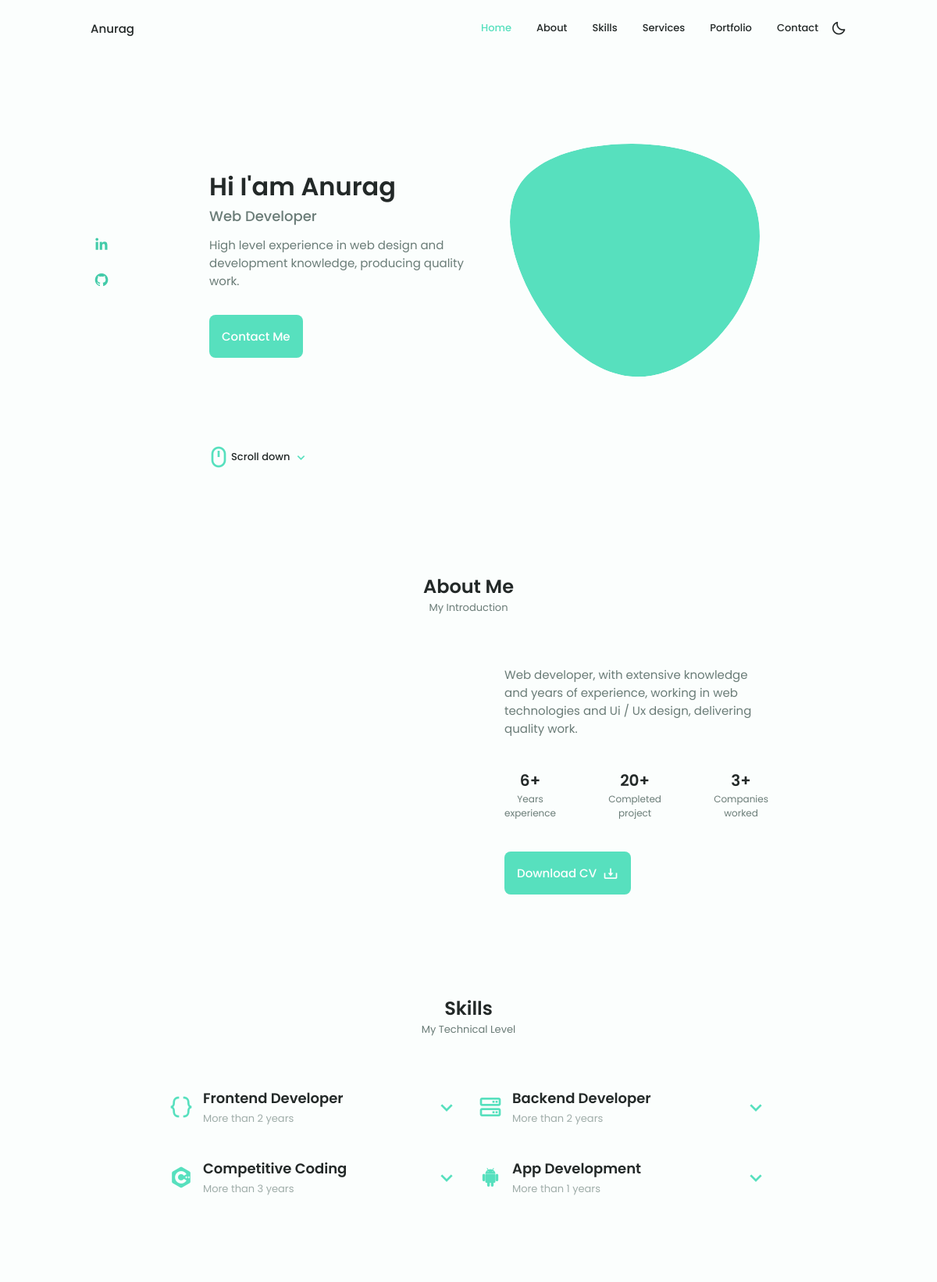
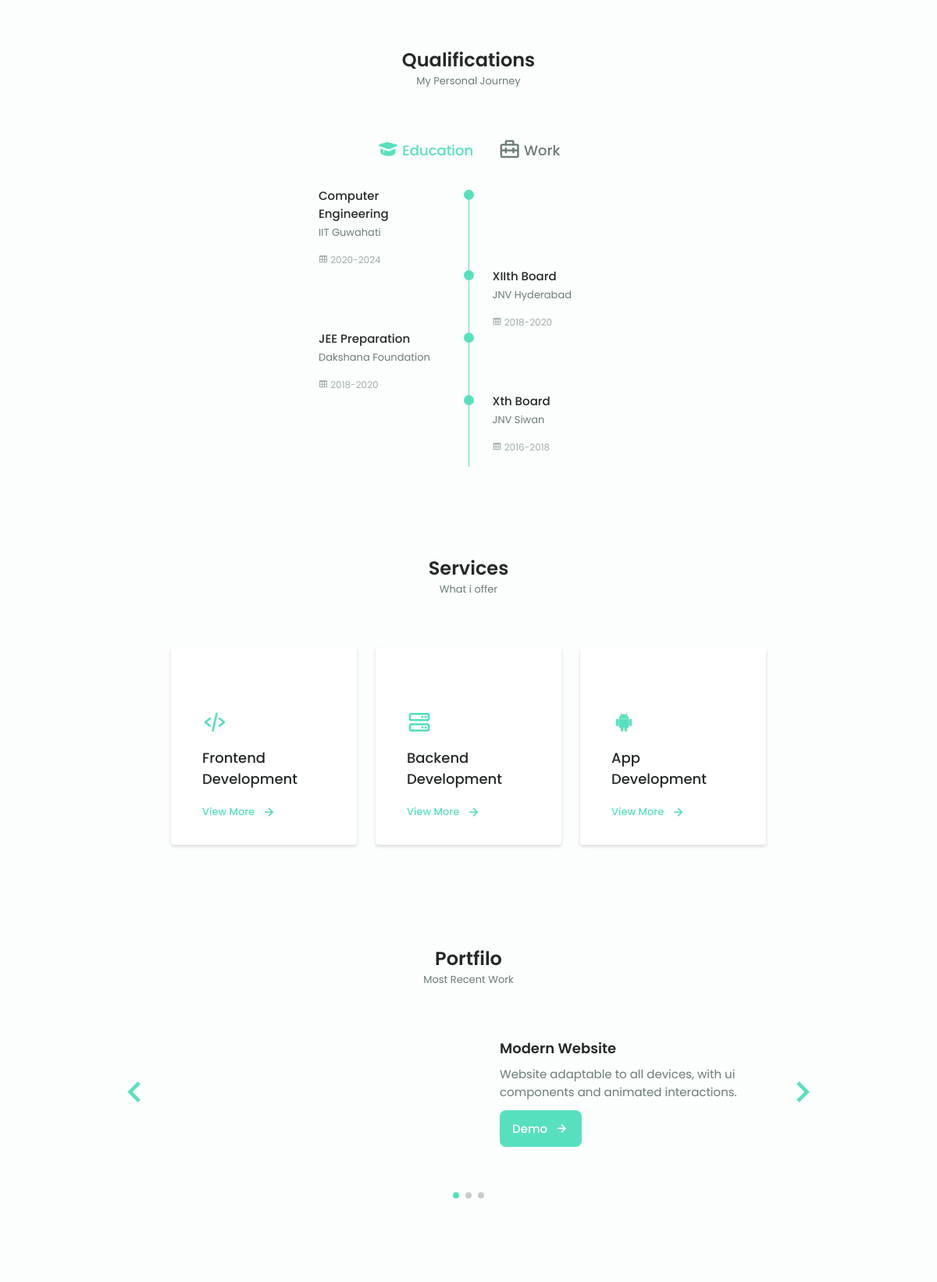
The page / (upper part) on the database its author committed (2 pictures, top to bottom).
### main/models.py (models this page shows, shortened)
class Profile(models.Model):
    name = models.CharField(max_length=300)
    job = models.CharField(max_length=300)
    home_desc = models.CharField(max_length=300)
    mobile = models.IntegerField()
    email = models.EmailField()
    location = models.CharField(max_length=300)
    aboutme = models.CharField(max_length=300)
    experience = models.IntegerField()
    projects = models.IntegerField()
    companies = models.IntegerField()
    cv = models.FileField(upload_to='files')
    blobimg = models.ImageField(upload_to='self')
    aboutimg = models.ImageField(upload_to='self')
    projectimg = models.ImageField(upload_to='self')
    discount = models.IntegerField()
    colortheme = models.IntegerField()

class SocialLink(models.Model):
    name = models.CharField(max_length=300)
    link = models.URLField(default="#")
    icon = models.CharField(max_length=300, default='')
    label = models.CharField(max_length=1,default='t')

class Skill(models.Model):
    name = models.CharField(max_length=300)
    time = models.IntegerField()
    icon = models.CharField(max_length=300)

class Education(models.Model):
    stage = models.CharField(max_length=300)
    institution = models.CharField(max_length=300)
    time_from = models.IntegerField()
    time_to = models.IntegerField()
    class Meta:
        ordering = ('-time_from',)

class Service(models.Model):
    name = models.CharField(max_length=300)
    lastname = models.CharField(max_length=300,default='')
    icon = models.CharField(max_length=300)

class Portfolio(models.Model):
    name = models.CharField(max_length=300)
    desc = models.CharField(max_length=300)
    img = models.ImageField(upload_to='portfolio')
    demo = models.URLField()

### main/views.py (the view)
# urls.py: path('',index, name='home'),
def index(request):
    topsocials = SocialLink.objects.filter(label='t')
    bottomsocials = SocialLink.objects.filter(label='b')
    profile = Profile.objects.all().first()
    profile.colortheme = random.randint(0,360)
    profile.save()
    educations = Education.objects.all()
    works = Work.objects.all()
    skills = Skill.objects.all()
    subskills = Subskill.objects.all()
    services = Service.objects.all()
    servicedetails = ServiceDetail.objects.all()
    portfolios = Portfolio.objects.all()
    testimonials = Testimonial.objects.all()
    length = Skill.objects.all().count()
    param = {
        'topsocials':topsocials,
        'bottomsocials':bottomsocials,
        'profile':profile,
        'educations':educations,
        'works':works,
        'skills':skills,
        'subskills':subskills,
        'services':services,
        'servicedetails':servicedetails,
        'portfolios':portfolios,
        'testimonials':testimonials,
    }
    return render(request, 'main/index.html', param)

### main/templates/main/index.html (shortened to what this page needs)
{% load static %}
<!DOCTYPE html>
    <html lang="en">
    <head>
        <link href='https://unpkg.com/boxicons@2.0.9/css/boxicons.min.css' rel='stylesheet'>
        <link rel="stylesheet" href="{% static 'assets/css/swiper-bundle.min.css' %}">
        <link rel="stylesheet" href="{% static 'assets/css/styles.css' %}">
    </head>
    <body>
        <header class="header" id="header">
            <nav class="nav container">
                <a href="#home" class="nav__logo">{{profile.name}}</a>
                <div class="nav__menu" id="nav-menu">
                    <ul class="nav__list grid">
                        <li class="nav__item">
                            <a href="#home" class="nav__link active-link">
                                 Home
                            </a>
                        </li>
                        <li class="nav__item">
                            <a href="#about" class="nav__link">
                                 About
                            </a>
                        </li>
                        <li class="nav__item">
                            <a href="#skills" class="nav__link">
                                 Skills
                            </a>
                        </li>
                        <li class="nav__item">
                            <a href="#services" class="nav__link">
                                 Services
                            </a>
                        </li>
                        <li class="nav__item">
                            <a href="#portfolio" class="nav__link">
                                 Portfolio
                            </a>
                        </li>
                        <li class="nav__item">
                            <a href="#contact" class="nav__link">
                                 Contact
                            </a>
                        </li>
                    </ul>
                </div>
                <div class="nav__btns">
                    <i class='bx bx-moon change-theme' id="theme-button"></i>
                </div>
            </nav>
        </header>
        <main class="main">
            <section class="home section" id="home">
                <div class="home__container container grid">
                    <div class="home__content grid">
                        <div class="home__social">
                            {% for topsocial in topsocials %}
                                <a href="{{topsocial.link}}" target="_blank" class="home__social-icon">
                                    <i class='bx {{topsocial.icon}}'></i>
                                </a>
                            {% endfor %}
                        </div>
                        <div class="home__img">
                            <svg class="home__blob" viewBox="0 0 200 187" xmlns="http://www.w3.org/2000/svg" xmlns:xlink="http://www.w3.org/1999/xlink">
                                <mask id="mask0" mask-type="alpha">
                                    <path d="M190.312 36.4879C206.582 62.1187 201.309 102.826 182.328 134.186C163.346 165.547
                                    130.807 187.559 100.226 186.353C69.6454 185.297 41.0228 161.023 21.7403 129.362C2.45775
                                    97.8511 -7.48481 59.1033 6.67581 34.5279C20.9871 10.1032 59.7028 -0.149132 97.9666
                                    0.00163737C136.23 0.303176 174.193 10.857 190.312 36.4879Z"/>
                                </mask>
                                <g mask="url(#mask0)">
                                    <path d="M190.312 36.4879C206.582 62.1187 201.309 102.826 182.328 134.186C163.346
                                    165.547 130.807 187.559 100.226 186.353C69.6454 185.297 41.0228 161.023 21.7403
                                    129.362C2.45775 97.8511 -7.48481 59.1033 6.67581 34.5279C20.9871 10.1032 59.7028
                                    -0.149132 97.9666 0.00163737C136.23 0.303176 174.193 10.857 190.312 36.4879Z"/>
                                    <image class="home__blob-img" x='12' y='18' xlink:href="{{ profile.blobimg.url }}"/>
                                </g>
                            </svg>
                        </div>
                        <div class="home__data">
                            <h1 class="home__title">Hi I'am {{profile.name}}</h1>
                            <h3 class="home__subtitle">{{profile.job}}</h3>
                            <p class="home__description">{{profile.home_desc}}</p>
                            <a href="#contact" class="button button--flex">
                                Contact Me
                            </a>
                        </div>
                    </div>
                    <div class="home__scroll">
                        <a href="#about" class="home__scroll-button button--flex">
                            <i class='bx bx-mouse home__scroll-mouse'></i>
                            <span class="home__scroll-name">Scroll down</span>
                            <i class='bx bx-chevron-down home__scroll-arrow'></i>
                        </a>
                    </div>
                </div>
            </section>
            <section class="about section" id="about">
                <h2 class="section__title">About Me</h2>
                <span class="section__subtitle">My Introduction</span>
                <div class="about__container container grid">
                    <div class="about__data">
                        <p class="about__description">
                            {{profile.aboutme}}
                        </p>
                        <div class="about__info">
                            <div>
                                <span class="about__info-title">{{profile.experience}}+</span>
                                <span class="about__info-name">Years <br> experience</span>
                            </div>
                            <div>
                                <span class="about__info-title">{{profile.projects}}+</span>
                                <span class="about__info-name">Completed <br> project</span>
                            </div>
                            <div>
                                <span class="about__info-title">{{profile.companies}}+</span>
                                <span class="about__info-name">Companies <br> worked
                                </span>
                            </div>
                        </div>
                        <div class="about__buttons">
                            <a download="" href="{{profile.cv.url}}" class="button button--flex">
                                Download CV <i class='bx bx-download button__icon'></i>
                            </a>
                        </div>
                    </div>
                </div>
            </section>
            <section class="skills section" id="skills">
                <h2 class="section__title">Skills</h2>
                <span class="section__subtitle">My Technical Level</span>
                <div class="skills__container container grid">
                    {% for skill in skills %}
                        <div class="skills__content skills__close">
                            <div class="skills__header">
                                <i class='bx {{skill.icon}} skills__icon'></i>
                                <div>
                                    <h1 class="skills__title">{{skill.name}}</h1>
                                    <span class="skills__subtitle">More than {{skill.time}} years</span>
                                </div>
                                <i class='bx bx-chevron-down skills__arrow'></i>
                            </div>
                        </div>
                    {% endfor %}
                </div>
            </section>
            <section class="qualification section">
                <h2 class="section__title">Qualifications</h2>
                <span class="section__subtitle">My Personal Journey</span>
                <div class="qualification__container container">
                    <div class="qualification__tabs">
                        <div class="qualification__button button--flex qualification__active" data-target="#education">
                            <i class='bx bxs-graduation qualification__icon'></i>
                            Education
                        </div>
                        <div class="qualification__button button--flex" data-target="#work">
                            <i class='bx bx-briefcase-alt-2 qualification__icon'></i>
                            Work
                        </div>
                    </div>
                    <div class="qualification__sections">
                        <div class="qualification__content qualification__active" data-content id="education">
                            {% for education in educations %}
                            {% if not forloop.counter|divisibleby:"2" %}
                                <div class="qualification__data">
                                    <div>
                                        <h3 class="qualification__title">{{education.stage}}</h3>
                                        <span class="qualification__subtitle">{{education.institution}}</span>
                                        <div class="qualification__calender">
                                            <i class='bx bx-table'></i>
                                            {{education.time_from}}-{{education.time_to}}
                                        </div>
                                    </div>
                                    <div>
                                        <span class="qualification__rounder"></span>
                                    </div>
                                </div>
                            {%else%}
                                <div class="qualification__data">
                                    <div></div>
                                    <div>
                                    </div>
                                    <div>
                                        <h3 class="qualification__title">{{education.stage}}</h3>
                                        <span class="qualification__subtitle">{{education.institution}}</span>
                                        <div class="qualification__calender">
                                            <i class='bx bx-table'></i>
                                            {{education.time_from}}-{{education.time_to}}
                                        </div>
                                    </div>
                                </div>
                                {%endif%}
                            {% endfor %}
                        </div>
                </div>
            </section>
            <section class="services section" id="services">
                <h2 class="section__title">Services</h2>
                <span class="section__subtitle">What i offer</span>
                <div class="services__container container grid">
                {% for service in services %}
                    <div class="services__content">
                        <div>
                            <i class='bx {{service.icon}} services__icon'></i>
                            <h3 class="services__title">{{service.name}}<br>{{service.lastname}}</h3>
                        </div>
                        <span class="button button--flex button__small button__link services__button">
                            View More
                            <i class='bx bx-right-arrow-alt button__icon'></i>
                        </span>
                    </div>
                {% endfor %}
                </div>
            </section>
            <section class="portfolio section" id="portfolio">
                <h2 class="section__title">Portfilo</h2>
                <span class="section__subtitle">Most Recent Work</span>
                <div class="portfolio__container container swiper mySwiper">
                    <div class="swiper-wrapper">
                    {% for portfolio in portfolios %}
                        <div class="portfolio__content grid swiper-slide">
                            <div class="portfolio__data">
                                <h3 class="portfolio__title">{{portfolio.name}}</h3>
                                <p class="portfolio__description">{{portfolio.desc}}</p>
                                <a href="{{portfolio.demo}}" target="_blank" class="button button--flex button__small portfolio__button">
                                    Demo
                                    <i class='bx bx-right-arrow-alt button__icon'></i>
                                </a>
                            </div>
                        </div>
                    {% endfor %}
                    </div>
                    <div class="swiper-button-next">
                        <i class='bx bx-chevron-right swiper-portfolio-icon'></i>
                    </div>
                    <div class="swiper-button-prev">
                        <i class='bx bx-chevron-left swiper-portfolio-icon' ></i>
                    </div>
                    <div class="swiper-pagination"></div>
                </div>
            </section>
            <section class="project section">
                <div class="project__bg">
                </div>
            </section>
        </main>
    </body>
</html>

### rows shown on the page
Profile: name "Anurag", job "Web Developer", home_desc "High level experience in web design and development knowledge, producing quality work.", aboutme "Web developer, with extensive knowledge and years of experience, working in web technologies and Ui / Ux design, delivering quality work.", experience "6", projects "20", companies "3"
Skill: name "Frontend Developer", time "2"
Skill: name "Backend Developer", time "2"
Skill: name "Competitive Coding", time "3"
Skill: name "App Development", time "1"
Education: stage "Computer Engineering", institution "IIT Guwahati", time_from "2020", time_to "2024"
Education: stage "XIIth Board", institution "JNV Hyderabad", time_from "2018", time_to "2020"
Education: stage "JEE Preparation", institution "Dakshana Foundation", time_from "2018", time_to "2020"
Education: stage "Xth Board", institution "JNV Siwan", time_from "2016", time_to "2018"
Service: name "Frontend", lastname "Development"
Service: name "Backend", lastname "Development"
Service: name "App", lastname "Development"
Portfolio: name "Modern Website", desc "Website adaptable to all devices, with ui components and animated interactions."
